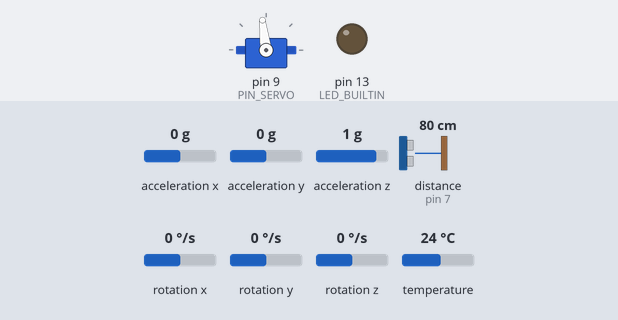
Simulated run of this sketch. Board: Arduino Uno, built with avr-gcc and run on an emulated ATmega328P. On the bench: servo, output pins drawn as LEDs (lit = HIGH). Wiring (inferred from the names in the program): ultrasonic range finder: trigger pin 6; echo pin 7. The inputs (shaded band) are chosen by the test bench; at power-on: acceleration y 0 g, distance to the obstacle (sensor on pin 7) 80 cm, acceleration x 0 g, acceleration z 1 g, rotation x 0 °/s, rotation y 0 °/s, rotation z 0 °/s, temperature 24 °C. The echo pulse lasts 58.3 µs per cm; pins used as bus, display or sensor lines are not drawn; what the sketch prints to the serial monitor is not drawn.

Above: at 0.1 s.
At 3.2 s:
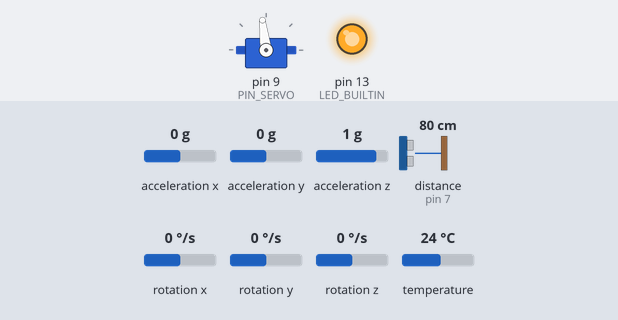
3.3 s: acceleration y set to -1.4 g
5.0 s: distance to the obstacle (sensor on pin 7) set to 2 cm
7.1 s: acceleration x set to -1.4 g
8.6 s: acceleration z set to -1.4 g
10.3 s: distance to the obstacle (sensor on pin 7) set to 4 cm
11.8 s: rotation x set to -192 °/s
Timing chart, 0 to 14.4 s (numbered marks = the images above; inputs shaded):
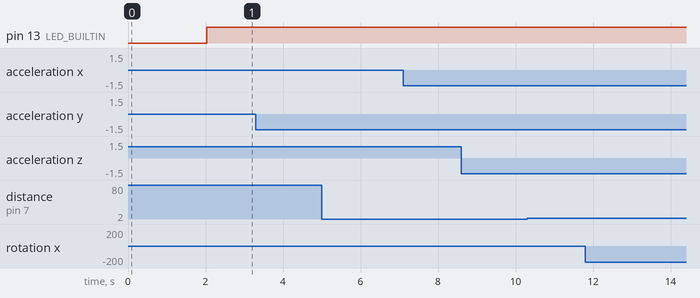

Measured:
- after the input at 3.3 s, every drawn part: stays the same
- after the input at 5.0 s, every drawn part: stays the same
- after the input at 7.1 s, every drawn part: stays the same
- after the input at 8.6 s, every drawn part: stays the same
- after the input at 10.3 s, every drawn part: stays the same
- after the input at 11.8 s, every drawn part: stays the same

The sketch:

dinamica-carrito.ino
```cpp
/* Ensayo SIN PD a 50 Hz. Calibracion inicial: 2 s quieto y horizontal.
 * Trama a 115200: "abcd" + [angulo_filtro_deg, distancia_cm, comando_us].
 * Tres float32 little endian: 16 bytes con cabecera, sin texto.
 * Configurar receptor para TRES single (12 bytes de datos). Distancia -1: sin eco.
 * d1: angulo; d2: distancia; d3: comando absoluto enviado al servo.
 * Comando actualizado despues de medir: entrada retenida hasta la muestra siguiente.
 * Tiempo del receptor: muestras a 50 Hz, t=0 en la primera trama.
 * p = distancia - 15.612 cm. Limites p: [-15,21] cm.
 * Medir primero y aplicar comando despues; IMU y eco separados unos ms.
 * 3 s horizontal + 12 pulsos de 1 s con descansos de 2 s + 6 s final.
 * Sin PD, rampas ni retorno automatico. Maximo 45 s desde primera trama.
 * Fuera de limites/sin eco: abortar y horizontal; LED queda encendido.
 * Sigue transmitiendo tras terminar/abortar; reset para repetir.
 * Horizontal NO frena instantaneamente. Validar ecos HC-SR04 a 50 Hz.
 */
#include <Wire.h>
#include <Servo.h>
#include <Adafruit_MPU6050.h>
#include <Adafruit_Sensor.h>
#include <math.h>
#include <string.h>

const uint8_t PIN_SERVO = 9, PIN_TRIG = 6, PIN_ECHO = 7;
const int PULSO_CENTRO_US = 1544;
const uint32_t TS_US = 20000UL;
const uint32_t TIMEOUT_ECO_US = 4000UL;
const float ALPHA = 0.94f;
const float US_POR_CM = 58.574f;
const float MAX_DISTANCIA_CM = 40.0f;
const uint32_t DURACION_ENSAYO_MUESTRAS = 2250; // 45 s; luego centro.
// Limites operativos de TP2/Informe/main.tex; sin saturacion angular adicional.
const int PULSO_MIN_US = 1100, PULSO_MAX_US = 2000;
const float REFERENCIA_CM = 15.612f;
const float POSICION_MIN_CM = -15.0f, POSICION_MAX_CM = 21.0f;
// Comandos fijos, dos bloques con orden invertido: 3 + 36 + 6 = 45 s.
struct Escalon { int16_t deltaUs; uint16_t muestras; };
const Escalon SECUENCIA[] = {
  {0, 150},
  {100, 30}, {0, 150}, {-70, 30}, {0, 150},
  {120, 30}, {0, 150}, {-75, 25}, {0, 150},
  {115, 40}, {0, 150}, {-75, 30}, {0, 150},
  {105, 50}, {0, 150}, {-70, 30}, {0, 150},
  {85, 70}, {0, 150}, {-50, 30}, {0, 150},
  {95, 50}, {0, 150}, {-60, 30}, {0, 150},
  {0, 300}
};
const uint8_t N_ESCALONES = sizeof(SECUENCIA) / sizeof(SECUENCIA[0]);
static_assert(sizeof(float) == 4, "La trama requiere float32");
static_assert(TIMEOUT_ECO_US + 3000UL < TS_US, "Reservar tiempo para IMU/TX");

Servo miServo;
Adafruit_MPU6050 mpu;
float biasGyro = 0, anguloFiltrado = 0, offsetAngulo = 0;
int pulsoUs = PULSO_CENTRO_US;
uint32_t siguienteUs = 0, muestra = 0;
uint8_t escalon = 0;
uint16_t cuentaEscalon = 0;
bool detenido = false;

bool vencido(uint32_t ahora, uint32_t plazo) {
  return (int32_t)(ahora - plazo) >= 0;
}

void detener() {
  detenido = true;
  pulsoUs = PULSO_CENTRO_US;
  miServo.writeMicroseconds(pulsoUs);
  digitalWrite(LED_BUILTIN, HIGH);
}

float anguloAcc(const sensors_event_t &a) {
  return atan2(a.acceleration.y,
               sqrt(sq(a.acceleration.x) + sq(a.acceleration.z))) * 180.0f / PI;
}

void actualizarAngulo() {
  sensors_event_t a, g, t;
  mpu.getEvent(&a, &g, &t);
  anguloFiltrado = ALPHA * (anguloFiltrado +
      (g.gyro.x - biasGyro) * 180.0f / PI * 0.02f) +
      (1.0f - ALPHA) * anguloAcc(a);
}

float medirDistancia() {
  // Captura acotada por micros(): no usar pulseIn() con timeout por defecto.
  // Durante este bloque no se accede a I2C ni a Serial para no perder el eco.
  if (digitalRead(PIN_ECHO) == HIGH) return -1.0f;
  digitalWrite(PIN_TRIG, HIGH);
  uint32_t inicio = micros();
  while (micros() - inicio < 10UL) {}
  digitalWrite(PIN_TRIG, LOW);
  inicio = micros();
  while (digitalRead(PIN_ECHO) == LOW)
    if (micros() - inicio >= TIMEOUT_ECO_US) return -1.0f;
  const uint32_t subida = micros();
  while (digitalRead(PIN_ECHO) == HIGH)
    if (micros() - inicio >= TIMEOUT_ECO_US) return -1.0f;
  const float cm = (micros() - subida) / US_POR_CM;
  return cm >= 2.0f && cm <= MAX_DISTANCIA_CM ? cm : -1.0f;
}

void enviarTrama(float distancia) {
  if (Serial.availableForWrite() < 16 ||
      (int32_t)(siguienteUs - micros()) < 2500) {
    detener(); // No esperar a la UART ni alterar la grilla de muestreo.
    return;
  }
  uint8_t trama[16] = {'a', 'b', 'c', 'd'};
  // pulsoUs tambien se actualiza a horizontal en detener().
  const float valores[] = {anguloFiltrado - offsetAngulo, distancia, (float)pulsoUs};
  for (uint8_t i = 0; i < 3; ++i) {
    uint32_t bits;
    memcpy(&bits, &valores[i], 4);
    for (uint8_t j = 0; j < 4; ++j)
      trama[4 + 4 * i + j] = (uint8_t)(bits >> (8 * j));
  }
  Serial.write(trama, sizeof(trama));
}

void aplicarExcitacion() {
  pulsoUs = constrain(PULSO_CENTRO_US + SECUENCIA[escalon].deltaUs,
                      PULSO_MIN_US, PULSO_MAX_US);
  miServo.writeMicroseconds(pulsoUs);
}
void setup() {
  pinMode(LED_BUILTIN, OUTPUT);
  digitalWrite(LED_BUILTIN, LOW);
  pinMode(PIN_TRIG, OUTPUT);
  digitalWrite(PIN_TRIG, LOW);
  pinMode(PIN_ECHO, INPUT);
  Serial.begin(115200);
  miServo.writeMicroseconds(PULSO_CENTRO_US);
  miServo.attach(PIN_SERVO);
  Wire.begin();
  Wire.setClock(400000);
#if defined(WIRE_HAS_TIMEOUT)
  Wire.setWireTimeout(3000, true);
#endif
  if (!mpu.begin(0x68)) {
    detener();
    while (true) {}
  }
  mpu.setAccelerometerRange(MPU6050_RANGE_2_G);
  mpu.setGyroRange(MPU6050_RANGE_2000_DEG);
  mpu.setFilterBandwidth(MPU6050_BAND_44_HZ);

  // 100 muestras a 20 ms: ~2 s en centro, sin transmision ni excitacion.
  // Primer segundo: bias gyro. Segundo: filtro y promedio del cero.
  siguienteUs = micros() + TS_US;
  float sumaGyro = 0, sumaAngulo = 0;
  for (uint8_t i = 0; i < 100; ++i) {
    while (!vencido(micros(), siguienteUs)) {}
    siguienteUs += TS_US;
    if (i < 50) {
      sensors_event_t a, g, t;
      mpu.getEvent(&a, &g, &t);
      sumaGyro += g.gyro.x;
      anguloFiltrado = anguloAcc(a);
      if (i == 49) biasGyro = sumaGyro / 50.0f;
    } else {
      actualizarAngulo();
      if (i >= 75) sumaAngulo += anguloFiltrado;
    }
    if (vencido(micros(), siguienteUs)) {
      detener();
      while (true) {}
    }
  }
  offsetAngulo = sumaAngulo / 25.0f;
}

void loop() {
  const uint32_t ahora = micros();
  if (!vencido(ahora, siguienteUs)) return;
  siguienteUs += TS_US; // Grilla absoluta, sin acumular tiempo de ejecucion.
  if (vencido(ahora, siguienteUs)) {
    detener();
    while (true) {} // No fabricar muestras consecutivas para recuperar tiempo.
  }
  actualizarAngulo();
  const float distancia = medirDistancia();
  const float posicion = distancia - REFERENCIA_CM;
  if (!isfinite(distancia) || distancia < 0 ||
      posicion < POSICION_MIN_CM || posicion > POSICION_MAX_CM ||
      muestra >= DURACION_ENSAYO_MUESTRAS) detener();

  if (!detenido) {
    aplicarExcitacion();
    if (++cuentaEscalon >= SECUENCIA[escalon].muestras) {
      cuentaEscalon = 0;
      ++escalon;
      if (escalon >= N_ESCALONES) detener();
    }
  }
  enviarTrama(distancia);
  if (muestra < DURACION_ENSAYO_MUESTRAS) ++muestra;
  if (vencido(micros(), siguienteUs)) {
    detener();
    while (true) {} // Ensayo invalido por plazo perdido.
  }
}
```
